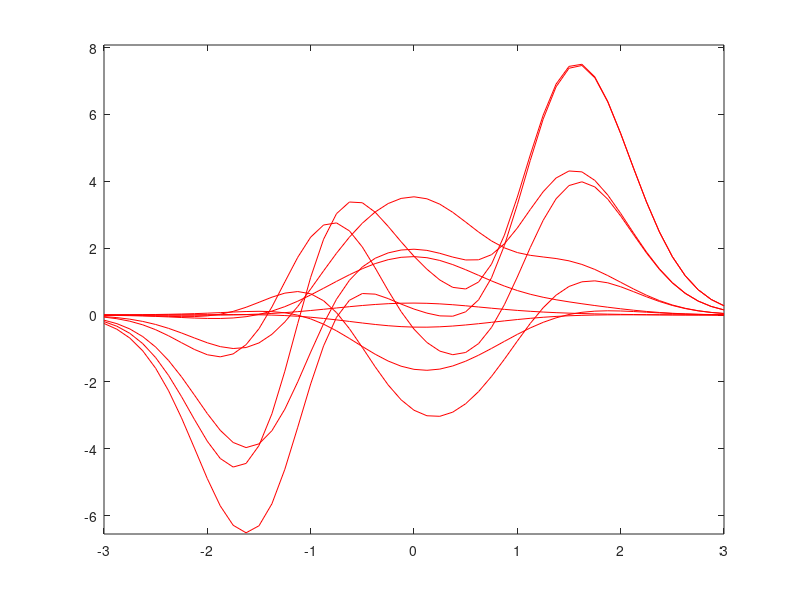

MATLAB code for this plot:
function result = test_contour_009
result = false;
a = figure;
[Z,x,y] = peaks;
contour(x,y,Z,'r-');
drawnow;
close(a);
result = true;
